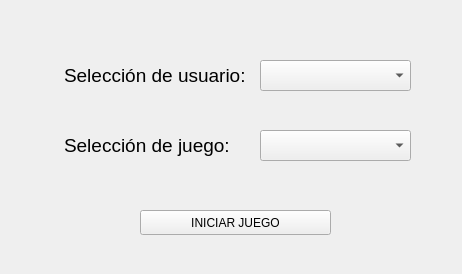
<?xml version="1.0" encoding="UTF-8"?>
<ui version="4.0">
 <class>guiDlg</class>
 <widget class="QWidget" name="guiDlg">
  <property name="geometry">
   <rect>
    <x>0</x>
    <y>0</y>
    <width>462</width>
    <height>274</height>
   </rect>
  </property>
  <property name="windowTitle">
   <string>therapist_app_agent</string>
  </property>
  <widget class="QPushButton" name="iniciarJ">
   <property name="geometry">
    <rect>
     <x>140</x>
     <y>210</y>
     <width>191</width>
     <height>25</height>
    </rect>
   </property>
   <property name="text">
    <string>INICIAR JUEGO</string>
   </property>
  </widget>
  <widget class="QTextEdit" name="textEdit">
   <property name="geometry">
    <rect>
     <x>60</x>
     <y>130</y>
     <width>381</width>
     <height>31</height>
    </rect>
   </property>
   <property name="autoFillBackground">
    <bool>true</bool>
   </property>
   <property name="styleSheet">
    <string notr="true">background-color: transparent;</string>
   </property>
   <property name="frameShape">
    <enum>QFrame::NoFrame</enum>
   </property>
   <property name="frameShadow">
    <enum>QFrame::Sunken</enum>
   </property>
   <property name="readOnly">
    <bool>true</bool>
   </property>
   <property name="html">
    <string>&lt;!DOCTYPE HTML PUBLIC &quot;-//W3C//DTD HTML 4.0//EN&quot; &quot;http://www.w3.org/TR/REC-html40/strict.dtd&quot;&gt;
&lt;html&gt;&lt;head&gt;&lt;meta name=&quot;qrichtext&quot; content=&quot;1&quot; /&gt;&lt;style type=&quot;text/css&quot;&gt;
p, li { white-space: pre-wrap; }
&lt;/style&gt;&lt;/head&gt;&lt;body style=&quot; font-family:'Ubuntu'; font-size:11pt; font-weight:400; font-style:normal;&quot;&gt;
&lt;p style=&quot; margin-top:0px; margin-bottom:0px; margin-left:0px; margin-right:0px; -qt-block-indent:0; text-indent:0px;&quot;&gt;&lt;span style=&quot; font-size:14pt;&quot;&gt;Selección de juego:&lt;/span&gt;&lt;/p&gt;&lt;/body&gt;&lt;/html&gt;</string>
   </property>
  </widget>
  <widget class="QTextEdit" name="textEdit_2">
   <property name="geometry">
    <rect>
     <x>60</x>
     <y>60</y>
     <width>381</width>
     <height>31</height>
    </rect>
   </property>
   <property name="autoFillBackground">
    <bool>true</bool>
   </property>
   <property name="styleSheet">
    <string notr="true">background-color: transparent;</string>
   </property>
   <property name="frameShape">
    <enum>QFrame::NoFrame</enum>
   </property>
   <property name="frameShadow">
    <enum>QFrame::Sunken</enum>
   </property>
   <property name="readOnly">
    <bool>true</bool>
   </property>
   <property name="html">
    <string>&lt;!DOCTYPE HTML PUBLIC &quot;-//W3C//DTD HTML 4.0//EN&quot; &quot;http://www.w3.org/TR/REC-html40/strict.dtd&quot;&gt;
&lt;html&gt;&lt;head&gt;&lt;meta name=&quot;qrichtext&quot; content=&quot;1&quot; /&gt;&lt;style type=&quot;text/css&quot;&gt;
p, li { white-space: pre-wrap; }
&lt;/style&gt;&lt;/head&gt;&lt;body style=&quot; font-family:'Ubuntu'; font-size:11pt; font-weight:400; font-style:normal;&quot;&gt;
&lt;p style=&quot; margin-top:0px; margin-bottom:0px; margin-left:0px; margin-right:0px; -qt-block-indent:0; text-indent:0px;&quot;&gt;&lt;span style=&quot; font-size:14pt;&quot;&gt;Selección de usuario:&lt;/span&gt;&lt;/p&gt;&lt;/body&gt;&lt;/html&gt;</string>
   </property>
  </widget>
  <widget class="QComboBox" name="comboBoxJugadores">
   <property name="geometry">
    <rect>
     <x>260</x>
     <y>60</y>
     <width>151</width>
     <height>31</height>
    </rect>
   </property>
  </widget>
  <widget class="QComboBox" name="comboBoxJuego">
   <property name="geometry">
    <rect>
     <x>260</x>
     <y>130</y>
     <width>151</width>
     <height>31</height>
    </rect>
   </property>
  </widget>
 </widget>
 <resources/>
 <connections/>
</ui>
